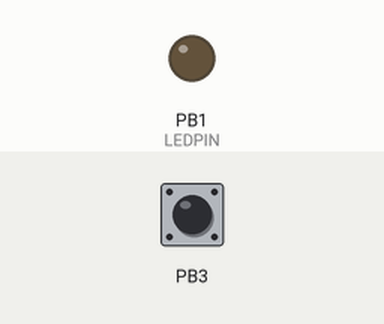
Simulated run of this sketch. Board: ATtiny85, built with avr-gcc and run on an emulated ATtiny85. Shown: output pins drawn as LEDs (lit = HIGH). Dashed ring = blinking. The test bench sets the inputs (shaded band); at power-on: PB3 HIGH.

Above: at 1.2 s.
1.3 s: PB3 pulled LOW for 0.15 s
At 3.76 s:
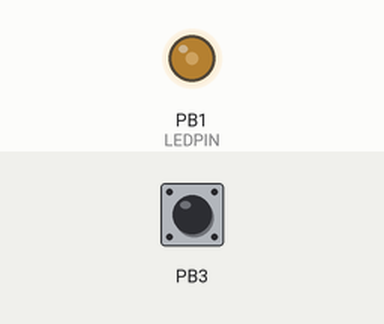
4.3 s: PB3 pulled LOW for 1 s
At 4.6 s:
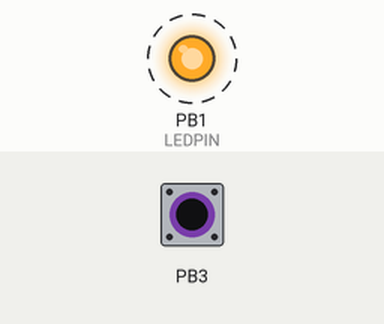
8.3 s: PB3 pulled LOW for 3.2 s
At 9.2 s:
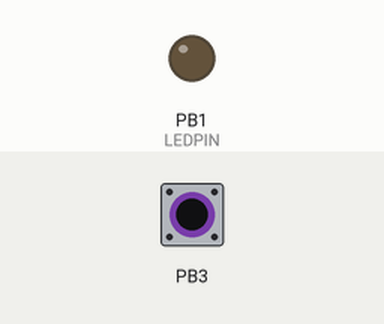
Timing chart, 0 to 11.3 s (numbered marks = the images above; inputs shaded):
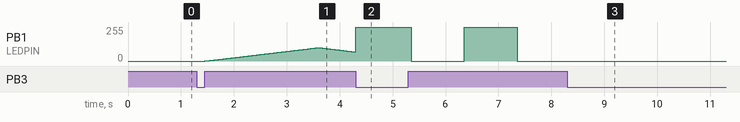

The sketch:

Code.ino
```cpp
/************************************************************************************************************************
 *  Touch Pumpkin Attiny85 Code
 *  By Jamal Bouajjaj
 *
 *  This program controls the LEDs on the 2019 UNH Makerspace Touch Pumpkin soldering kit. This program will wait for
 *    a capacitive touch to reach above a threshold, in which case it will switch the LED mode to fading, blinking, and
 *    off sequentially.
************************************************************************************************************************/
#include <CapacitiveSensor.h>     // Import the library
#define LEDPIN PB1                // Define the LED pin
#define CAPSENSE_SEND PB4         // Define the capacitive touch send pin
#define CAPSENSE_REC  PB3         // Define the capacitive touch recieve pin

int mode = 0;                     // Store the current LED mode
bool last_state = false;          // Store the last capacitive touch state ( pressed or not pressed)
int pwm_val = 0;                  // Store the PWM value during fading mode
bool pwm_direction = false;       // Store the directions of the changing PWM during fading mode ( fade up or down)
int old_millis = 0;               // Store the previous time (millis()) during blinking and fading mode
int current_time = 0;             // Store the current time (millis()) for comparision with old_millis

CapacitiveSensor   cs = CapacitiveSensor(CAPSENSE_SEND, CAPSENSE_REC);   // Create the CapacitiveSensor class

void setup()
{
   cs.set_CS_AutocaL_Millis(0xFFFFFFFF);     // Turn off autocalibrate on the capacitive touch channel
   pinMode(PB1, OUTPUT);                      // Set the LED pin as an output
   // The following code is to save power on unused preiferals
   ACSR |= (1<<ACD);              // Turn off Analog Comparator
   ADCSRA &= (1<<ADEN);           // Turn off ADC
   PRR |= (1<<PRADC);             // Shut down ADC
}

void loop()
{
    long cs_val =  cs.capacitiveSensor(30);     // Detect the arbritrary capacitance on the copper pad

    // If above threshold and previous state is off, increment the operating mode
    if(cs_val > 110){
      if(last_state == false){    // If pressed and the previous state is off, change the mode
        last_state = true;
        pwm_val = 0;
        pwm_direction = 0;
        mode++;
        if(mode > 2){
          mode = 0;
        }
        digitalWrite(LEDPIN, 0);
        if(mode == 2){
          digitalWrite(LEDPIN, 1);
        }
        old_millis = millis();
        delay(150);
      }
    }
    else{   // If the previous press state is on and the pad isn't pressed, revert the previous pressed state to false
      if(last_state == true){
        last_state = false;
        delay(50);
      }
    }

    // Drive the LEDs based on the current operating mode
    switch(mode){
      case 0:       // Mode 0 <- Off
        digitalWrite(LEDPIN, 0);
      break;

      case 1:       // Mode 1 <- Fading
        current_time = millis();
        if(current_time - old_millis >= 20){
          old_millis = millis();
          if(pwm_direction){
            if(pwm_val == 0){
              pwm_direction = false;
            }
            else{
              pwm_val--;
            }
          }
          else{
            if(pwm_val >= 100){
              pwm_direction = true;
            }
            else{
              pwm_val++;
            }
          }
        }
        analogWrite(LEDPIN, pwm_val);

      break;
      case 2:     // Mode 2 <- Blinking
        current_time = millis();
        if(current_time - old_millis >= 1000){
          digitalWrite(LEDPIN, !digitalRead(LEDPIN));
          old_millis = millis();
        }
      break;
    }
}
```

Measured:
- after the input at 1.3 s, PB1 (LEDPIN): rises from 0/255 to 100/255 in 2.1 s, then falls to 68/255 in 0.70 s
- after the input at 8.3 s, PB1 (LEDPIN): stops changing and stays 0/255
